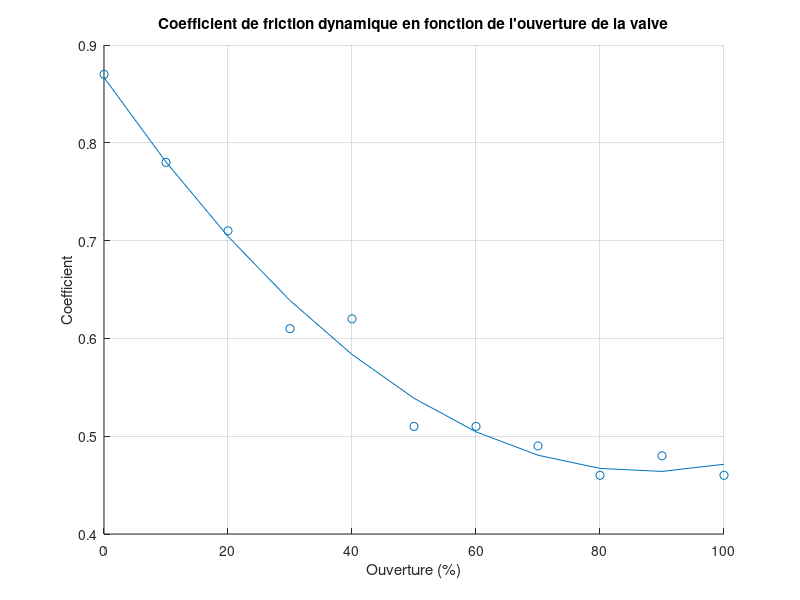

Here is the MATLAB script that generated this plot:
xn = [0 10 20 30 40 50 60 70 80 90 100];
yn = [0.87 0.78 0.71 0.61 0.62 0.51 0.51 0.49 0.46 0.48 0.46];
N = 11;

figure;
scatter(xn, yn);
title("Coefficient de friction dynamique en fonction de l'ouverture de la valve");
xlabel("Ouverture (%)")
ylabel("Coefficient");
grid on;
hold on; 



X = [N          sum(xn)    sum(xn.^2);
     sum(xn)    sum(xn.^2) sum(xn.^3);
     sum(xn.^2) sum(xn.^3) sum(xn.^4)];
Y = [sum(yn);
     sum(yn.*xn);
     sum(yn.*xn.^2)];

A = X \ Y


c = A(1) % Terme constant
b = A(2) % Coefficient du terme linéaire
a = A(3) % Coefficient du terme quadratique
gxn = a .* (xn.^2) + b .* xn + c;

E = sum((gxn-yn).^2);

RMSE = sqrt((1/N)*E)

plot(xn, gxn);

roots([a, b, c-0.600])
